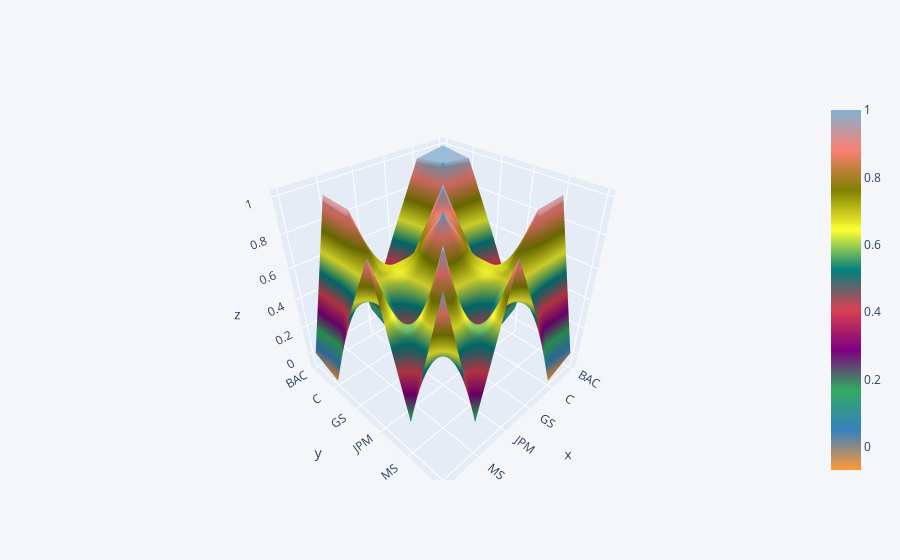

Notebook code cell kept with this figure:
### Code cell
close_corr.iplot(kind='surface')

### Figure 1 — Plotly figure (JSON) as saved in the notebook; plotly's stock layout.template omitted (floating-point values rounded to 4 significant figures)
{"data": [{"colorscale": [[0, "rgb(255, 153, 51)"], [0.1111, "rgb(55, 128, 191)"], [0.2222, "rgb(50, 171, 96)"], [0.3333, "rgb(128, 0, 128)"], [0.4444, "rgb(219, 64, 82)"], [0.5556, "rgb(0, 128, 128)"], [0.6667, "rgb(255, 255, 51)"], [0.7778, "rgb(128, 128, 0)"], [0.8889, "rgb(251, 128, 114)"], [1, "rgb(128, 177, 211)"]], "type": "surface", "x": ["BAC", "C", "GS", "JPM", "MS", "WFC"], "y": ["BAC", "C", "GS", "JPM", "MS", "WFC"], "z": [[1, 0.9715, 0.5509, 0.1039, 0.9442, 0.008542], [0.9715, 1, 0.4341, 0.003515, 0.9336, -0.06854], [0.5509, 0.4341, 1, 0.6853, 0.6838, 0.4999], [0.1039, 0.003515, 0.6853, 1, 0.2504, 0.9403], [0.9442, 0.9336, 0.6838, 0.2504, 1, 0.1318], [0.008542, -0.06854, 0.4999, 0.9403, 0.1318, 1]]}], "layout": {"legend": {"bgcolor": "#F5F6F9", "font": {"color": "#4D5663"}}, "paper_bgcolor": "#F5F6F9", "plot_bgcolor": "#F5F6F9", "title": {"font": {"color": "#4D5663"}}, "xaxis": {"gridcolor": "#E1E5ED", "showgrid": true, "tickfont": {"color": "#4D5663"}, "title": {"font": {"color": "#4D5663"}, "text": ""}, "zerolinecolor": "#E1E5ED"}, "yaxis": {"gridcolor": "#E1E5ED", "showgrid": true, "tickfont": {"color": "#4D5663"}, "title": {"font": {"color": "#4D5663"}, "text": ""}, "zerolinecolor": "#E1E5ED"}}}
